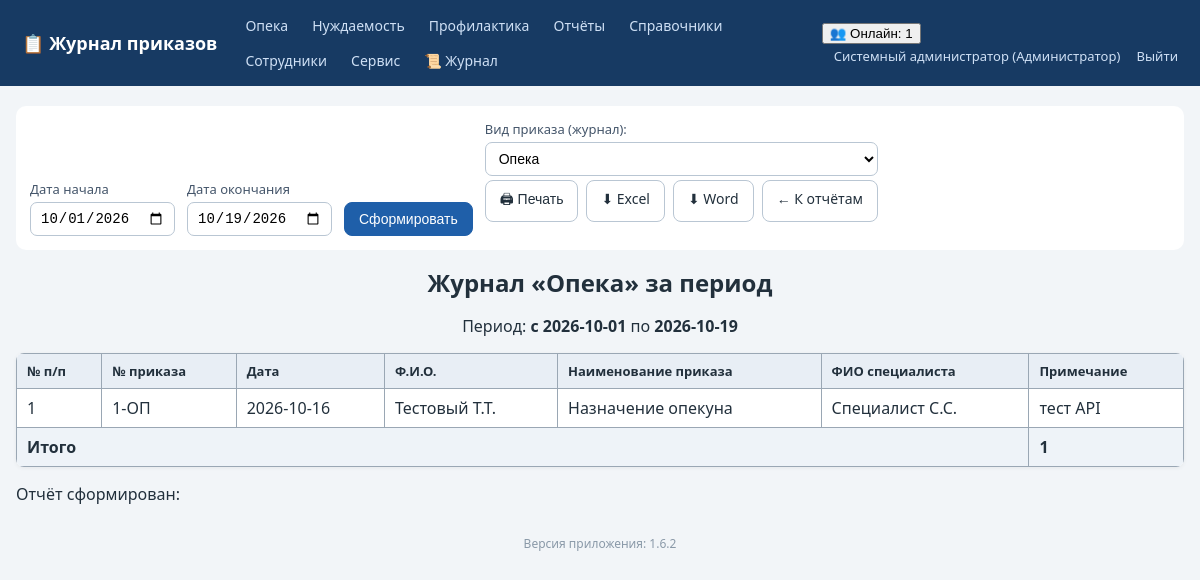
Screenshot of /reports/journal_print (signed in) with the database file from the repository.
### tables this page shows
CREATE TABLE employees (
    id INTEGER PRIMARY KEY AUTOINCREMENT,
    full_name TEXT NOT NULL,
    position TEXT NOT NULL DEFAULT '',
    login TEXT UNIQUE,
    password_hash TEXT,
    pwd_changed_at TEXT,           -- дата последней самостоятельной смены пароля
    role_id INTEGER REFERENCES roles(id)
);

CREATE TABLE roles (
    id INTEGER PRIMARY KEY AUTOINCREMENT,
    name TEXT UNIQUE NOT NULL
);

CREATE TABLE orders (
    id INTEGER PRIMARY KEY AUTOINCREMENT,
    journal TEXT NOT NULL,           -- opeka / nuzhdaemost / profilaktika
    order_number TEXT NOT NULL,      -- номер приказа, напр. "12-оп"
    order_date TEXT NOT NULL,        -- ГГГГ-ММ-ДД
    order_type_id INTEGER REFERENCES order_types(id),
    person_fio TEXT NOT NULL DEFAULT '',   -- ФИО в отношении кого
    specialist_fio TEXT NOT NULL DEFAULT '', -- ФИО специалиста
    note TEXT NOT NULL DEFAULT '',         -- примечание (добавлено в 1.2.0)
    scan_path TEXT,
    created_at TEXT DEFAULT CURRENT_TIMESTAMP
, reason_id INTEGER REFERENCES reasons(id));

CREATE TABLE order_types (
    id INTEGER PRIMARY KEY AUTOINCREMENT,
    kind TEXT NOT NULL,              -- вид приказа (название журнала)
    name TEXT NOT NULL,              -- наименование приказа
    prefix TEXT NOT NULL DEFAULT '', -- префикс номера приказа для вида (напр. "ОП" -> 1-ОП)
    UNIQUE(kind, name)
);

### app.py (the view)
@app.route('/reports/journal_print')
def report_journal_print():
    user = current_user()
    if not can_view_reports(user):
        abort(403)
    journal = request.args.get('journal', 'opeka')
    if journal not in JOURNAL_TYPES:
        abort(404)
    d1, d2 = _report_period()
    rows = _query_report_rows_sorted_asc(d1, d2, journal=journal)
    title = f'Журнал «{JOURNAL_TITLES[journal]}» за период'
    with_reason = REASONS_ENABLED.get(journal, False)
    data = []
    for i, r in enumerate(rows, 1):
        note = r['note'] if 'note' in r.keys() else ''
        name = r['type_name'] or ''
        reason = ''
        if with_reason and 'reason_name' in r.keys():
            reason = r['reason_name'] or ''
        if reason:
            name = f'{name} ({reason})' if name else f'({reason})'
        data.append((i, r['order_number'], r['order_date'], r['person_fio'],
                     name, r['specialist_fio'], note))
    headers = ('№ п/п', '№ приказа', 'Дата', 'Ф.И.О.',
               'Наименование приказа', 'ФИО специалиста', 'Примечание')
    fmt = request.args.get('fmt')
    if fmt == 'xlsx':
        return _export_xlsx_table(d1, d2, headers, data, title)
    if fmt == 'docx':
        return _export_docx_table(d1, d2, headers, data, title)
    return render_template('report_table.html', title=title, d1=d1, d2=d2,
                           headers=headers, rows=data, total=len(data),
                           base_url=url_for('report_journal_print'),
                           extra_args={'journal': journal})

### app.py (called while the page is built, shortened)
def has_request_context_safe():
    try:
        from flask import has_request_context
        return has_request_context()
    except Exception:
        return False

def _session_signature(uid):
    raw = request.cookies.get(app.config['SESSION_COOKIE_NAME'], '')
    if not raw:
        return ''

def _db_touch_throttled(key, min_interval=10.0):
    now = time.time()
    last = _DB_TOUCH_TS.get(key, 0)
    if now - last >= min_interval:
        _DB_TOUCH_TS[key] = now
        return True
    return False

def db_cleanup_active_sessions(cutoff):
    try:
        conn = get_db()
        conn.execute('DELETE FROM active_sessions WHERE last_seen < ?', (cutoff,))
        conn.commit()
        conn.close()
    except Exception:
        pass

def touch_active_session(uid):
    sid = _session_signature(uid)
    ip = request.remote_addr if has_request_context_safe() else ''
    now = time.time()
    with ACTIVE_SESSIONS_LOCK:
        ACTIVE_SESSIONS[(uid, sid)] = {'last_seen': now, 'ip': ip}
    if _db_touch_throttled((uid, sid)):
        db_touch_active_session(uid, sid, ip)

def cleanup_active_sessions():
    cutoff = time.time() - ACTIVE_TIMEOUT
    with ACTIVE_SESSIONS_LOCK:
        expired = [k for k, v in ACTIVE_SESSIONS.items()
                   if v['last_seen'] < cutoff]
        for k in expired:
            del ACTIVE_SESSIONS[k]
    db_cleanup_active_sessions(cutoff)

@app.before_request
def _mark_tls_noise_context():
    try:
        from flask import g as _fg
        _tls_noise_ctx.g = _fg
    except Exception:
        pass

def get_db():
    conn = sqlite3.connect(DB_PATH)
    conn.row_factory = sqlite3.Row
    conn.execute('PRAGMA foreign_keys = ON')
    return conn

def current_user():
    uid = session.get('user_id')
    if not uid:
        return None
    conn = get_db()
    u = conn.execute('SELECT e.*, r.name AS role_name FROM employees e '
                     'LEFT JOIN roles r ON r.id=e.role_id WHERE e.id=?', (uid,)).fetchone()
    conn.close()
    return u

def can_view_reports(user=None):
    user = user or current_user()
    return bool(user) and user['role_name'] in FULL_DATA_ROLES + ('Куратор',)

def can_access_journal(user, journal):
    if not user:
        return False
    if user['role_name'] in FULL_DATA_ROLES:  # админ и начальник — полный доступ
        return True
    return user['role_name'] in ROLE_ACCESS[journal]

### templates/report_table.html (shortened to what this page needs)
{% extends 'base.html' %}
{% block content %}
<div class="no-print">
  <form method="get" class="period-form" id="periodForm">
    <label>Дата начала <input type="date" name="d1" value="{{ d1 }}"></label>
    <label>Дата окончания <input type="date" name="d2" value="{{ d2 }}"></label>
    <button class="btn primary">Сформировать</button>
    {% if extra_args %}
    <label>Вид приказа (журнал):
      <select name="journal_sel" onchange="this.form.journal.value=this.value;">
        {% for j,t in all_journals %}<option value="{{j}}" {% if extra_args.journal==j %}selected{% endif %}>{{t}}</option>{% endfor %}
      </select>
    {% endif %}
  </form>
  <div class="toolbar">
    <button class="btn" onclick="window.print()">🖨 Печать</button>
    <a class="btn" href="?d1={{ d1 }}&d2={{ d2 }}{% if extra_args %}{% for k,v in extra_args.items() %}&{{k}}={{v}}{% endfor %}{% endif %}&fmt=xlsx">⬇ Excel</a>
    <a class="btn" href="?d1={{ d1 }}&d2={{ d2 }}{% if extra_args %}{% for k,v in extra_args.items() %}&{{k}}={{v}}{% endfor %}{% endif %}&fmt=docx">⬇ Word</a>
    <a class="btn" href="{{ url_for('reports') }}">← К отчётам</a>
  </div>
</div>
<div class="printable">
  <h1 class="rep-title">{{ title }}</h1>
  <p class="rep-period">Период: <b>с {{ d1 }}</b> по <b>{{ d2 }}</b></p>
  <table class="grid bordered">
    <tr>{% for h in headers %}<th>{{ h }}</th>{% endfor %}</tr>
    {% for row in rows %}
    <tr>{% for cell in row %}<td>{{ cell }}</td>{% endfor %}</tr>
    {% else %}
    <tr><td colspan="{{ headers|length }}" class="empty">Нет данных за период</td></tr>
    {% endfor %}
    {% if total is defined and rows %}<tr class="totalrow"><td colspan="{{ headers|length - 1 if headers|length > 2 else 1 }}"><b>Итого</b></td><td><b>{{ total }}</b></td></tr>{% endif %}
  </table>
  <p class="rep-date no-sel">Отчёт сформирован: {{ now_s if now_s else '' }}</p>
</div>
{% endblock %}

### templates/base.html (shortened to what this page needs)
<!DOCTYPE html>
<html lang="ru">
<head>
<link rel="stylesheet" href="{{ url_for('static', filename='style.css') }}">
</head>
<body>
<header class="topbar no-print">
  <div class="brand"><a href="{{ url_for('index') }}">📋 Журнал приказов</a></div>
  <nav>
    {% for j, t in accessible_journals %}
      <a href="{{ url_for('journal_list', journal=j) }}">{{ t }}</a>
    {% endfor %}
    {% if cu and cu.role_name in ['Администратор','Начальник отдела','Куратор'] %}
      <a href="{{ url_for('reports') }}">Отчёты</a>
    {% endif %}
    <a href="{{ url_for('references', tab='order_types') }}">Справочники</a>
    {% if cu and cu.role_name == 'Администратор' %}
      <a href="{{ url_for('employees') }}">Сотрудники</a>
      <a href="{{ url_for('service') }}">Сервис</a>
      <a href="{{ url_for('logs_view') }}" title="Журнал логирования">📜 Журнал</a>
    {% endif %}
  </nav>
  <div class="userbox">
    {% if cu %}
      {% if active_users is not none %}
        <div class="online" id="onlineBox" title="Сотрудники, работавшие в системе за последние {{ (active_timeout // 60) or 1 }} мин. Обновляется автоматически.">
          <button type="button" class="online-toggle" onclick="toggleOnline()">👥 Онлайн: {{ active_users|length }}</button>
        </div>
      {% endif %}
      <a href="{{ url_for('profile') }}" title="Сменить пароль">{{ cu.full_name }} ({{ cu.role_name }})</a>
      <a href="{{ url_for('logout') }}">Выйти</a>
    {% endif %}
  </div>
</header>
<main class="container">
  {% block content %}{% endblock %}
</main>
<footer class="foot no-print">Версия приложения: {{ app_version }}</footer>
</body>
</html>

### static/style.css (style rules this page uses)
:root { --bs:#1f5fa9;--bg:#f2f5f8;--tx:#22303c; }
* { box-sizing:border-box }
body { margin:0;font-family:"Segoe UI",Arial,sans-serif;background:var(--bg);color:var(--tx); }
a { color:var(--bs); }
.topbar { display:flex;align-items:center;gap:18px;flex-wrap:wrap;background:#173a63;color:#fff;padding:10px 22px; }
.topbar .brand a { color:#fff;font-weight:700;font-size:18px;text-decoration:none; }
.topbar nav { display:flex;gap:4px;flex-wrap:wrap;flex:1; }
.topbar nav a { color:#cfe0f5;text-decoration:none;padding:6px 10px;border-radius:6px;font-size:14px; }
.userbox a { color:#cfe0f5;text-decoration:none;font-size:13px;margin-left:12px; }
.container { max-width:1200px;margin:20px auto;padding:0 16px; }
h1 { font-size:24px; }
label { display:flex;flex-direction:column;font-size:13px;gap:4px;color:#44556a; }
input,select { padding:7px 9px;border:1px solid #b9c6d3;border-radius:7px;font-size:14px;background:#fff; }
.btn { display:inline-block;padding:8px 14px;border-radius:8px;border:1px solid #b9c6d3;background:#fff;color:var(--tx);cursor:pointer;font-size:14px;text-decoration:none; }
.btn.primary { background:var(--bs);border-color:var(--bs);color:#fff; }
table.grid { width:100%;border-collapse:collapse;background:#fff;margin:14px 0;box-shadow:0 1px 4px rgba(0,0,0,.06);border-radius:8px;overflow:hidden; }
.grid th { background:#e8eef5;font-size:13px;text-align:left; }
.grid th,.grid td { padding:8px 10px;border-bottom:1px solid #e2e8ef;vertical-align:top; }
.bordered th,.bordered td { border:1px solid #9aa7b4; }
.totalrow td { background:#eef3f8; }
.period-form { display:flex;gap:12px;flex-wrap:wrap;align-items:end;background:#fff;padding:14px;border-radius:10px;margin-bottom:10px; }
.toolbar { display:flex;gap:8px;margin-bottom:14px;flex-wrap:wrap; }
.rep-title { text-align:center;margin-bottom:4px; }
.rep-period { text-align:center; }
.foot { text-align:center;color:#8a99a8;font-size:12px;margin:30px 0; }

### rows the page displays
employees: full_name "Системный администратор"
roles: role_name "Администратор"
orders: row "1", order_number "1-ОП", order_date "2026-10-16", person_fio "Тестовый Т.Т.", specialist_fio "Специалист С.С.", note "тест API"
order_types: name "Назначение опекуна"

### other values shown
{{ t }} "Опека" "Нуждаемость" "Профилактика"
{{ active_users|length }} "1"
{{ title }} "Журнал «Опека» за период"
{{ d1 }} "2026-10-01"
{{ d2 }} "2026-10-19"
{{ h }} "№ п/п" "№ приказа" "Дата" "Ф.И.О." "Наименование приказа" "ФИО специалиста" "Примечание"
{{ total }} "1"
{{ app_version }} "1.6.2"
form field journal_sel "Опека"
